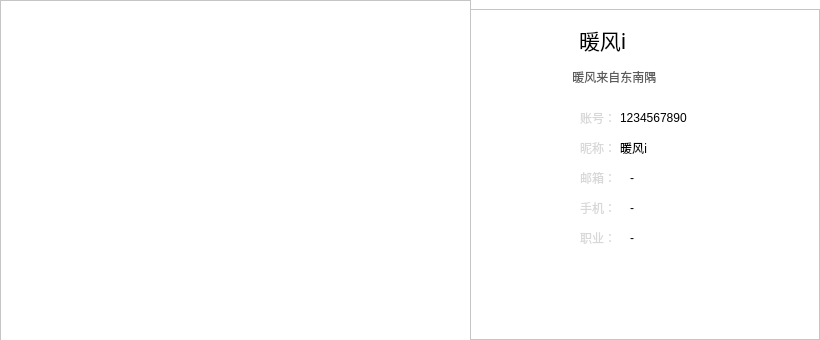
<?xml version="1.0" encoding="UTF-8"?>
<ui version="4.0">
 <class>Info_Card</class>
 <widget class="QDialog" name="Info_Card">
  <property name="geometry">
   <rect>
    <x>0</x>
    <y>0</y>
    <width>820</width>
    <height>340</height>
   </rect>
  </property>
  <property name="windowTitle">
   <string>Dialog</string>
  </property>
  <property name="styleSheet">
   <string notr="true">border-color: rgb(255, 255, 255);
background-color: rgb(255, 255, 255);</string>
  </property>
  <widget class="QListView" name="listView">
   <property name="geometry">
    <rect>
     <x>0</x>
     <y>0</y>
     <width>471</width>
     <height>341</height>
    </rect>
   </property>
   <property name="styleSheet">
    <string notr="true">border-image: url(D:/Platform/Qt/Projects/Project1/build-untitled-Desktop_Qt_5_14_2_MinGW_64_bit-Debug/head.jpg);</string>
   </property>
  </widget>
  <widget class="QLabel" name="label_1">
   <property name="geometry">
    <rect>
     <x>580</x>
     <y>110</y>
     <width>68</width>
     <height>15</height>
    </rect>
   </property>
   <property name="styleSheet">
    <string notr="true">color: rgb(216, 216, 216);
font: 8pt &quot;Adobe Arabic&quot;;

</string>
   </property>
   <property name="text">
    <string>账号：</string>
   </property>
  </widget>
  <widget class="QLabel" name="label_2">
   <property name="geometry">
    <rect>
     <x>580</x>
     <y>140</y>
     <width>68</width>
     <height>15</height>
    </rect>
   </property>
   <property name="styleSheet">
    <string notr="true">color: rgb(216, 216, 216);
font: 8pt &quot;Adobe Arabic&quot;;

</string>
   </property>
   <property name="text">
    <string>昵称：</string>
   </property>
  </widget>
  <widget class="QLabel" name="label_3">
   <property name="geometry">
    <rect>
     <x>580</x>
     <y>170</y>
     <width>68</width>
     <height>15</height>
    </rect>
   </property>
   <property name="styleSheet">
    <string notr="true">color: rgb(216, 216, 216);
font: 8pt &quot;Adobe Arabic&quot;;

</string>
   </property>
   <property name="text">
    <string>邮箱：</string>
   </property>
  </widget>
  <widget class="QLabel" name="label_4">
   <property name="geometry">
    <rect>
     <x>580</x>
     <y>200</y>
     <width>68</width>
     <height>15</height>
    </rect>
   </property>
   <property name="styleSheet">
    <string notr="true">color: rgb(216, 216, 216);
font: 8pt &quot;Adobe Arabic&quot;;

</string>
   </property>
   <property name="text">
    <string>手机：</string>
   </property>
  </widget>
  <widget class="QLabel" name="label_5">
   <property name="geometry">
    <rect>
     <x>580</x>
     <y>230</y>
     <width>68</width>
     <height>15</height>
    </rect>
   </property>
   <property name="styleSheet">
    <string notr="true">color: rgb(216, 216, 216);
font: 8pt &quot;Adobe Arabic&quot;;

</string>
   </property>
   <property name="text">
    <string>职业：</string>
   </property>
  </widget>
  <widget class="QLabel" name="account">
   <property name="geometry">
    <rect>
     <x>620</x>
     <y>110</y>
     <width>151</width>
     <height>16</height>
    </rect>
   </property>
   <property name="styleSheet">
    <string notr="true">color: rgb(0, 0, 0);
font: 9pt &quot;黑体&quot;;</string>
   </property>
   <property name="text">
    <string>1234567890</string>
   </property>
  </widget>
  <widget class="QLabel" name="name">
   <property name="geometry">
    <rect>
     <x>620</x>
     <y>140</y>
     <width>151</width>
     <height>16</height>
    </rect>
   </property>
   <property name="sizePolicy">
    <sizepolicy hsizetype="Expanding" vsizetype="Preferred">
     <horstretch>0</horstretch>
     <verstretch>0</verstretch>
    </sizepolicy>
   </property>
   <property name="font">
    <font>
     <family>黑体</family>
     <pointsize>9</pointsize>
     <weight>50</weight>
     <italic>false</italic>
     <bold>false</bold>
    </font>
   </property>
   <property name="styleSheet">
    <string notr="true">color: rgb(0, 0, 0);
font: 9pt &quot;黑体&quot;;</string>
   </property>
   <property name="text">
    <string>暖风i</string>
   </property>
  </widget>
  <widget class="QLabel" name="email">
   <property name="geometry">
    <rect>
     <x>630</x>
     <y>170</y>
     <width>151</width>
     <height>16</height>
    </rect>
   </property>
   <property name="minimumSize">
    <size>
     <width>151</width>
     <height>16</height>
    </size>
   </property>
   <property name="maximumSize">
    <size>
     <width>181</width>
     <height>16</height>
    </size>
   </property>
   <property name="text">
    <string>-</string>
   </property>
  </widget>
  <widget class="QLabel" name="phone">
   <property name="geometry">
    <rect>
     <x>630</x>
     <y>200</y>
     <width>141</width>
     <height>16</height>
    </rect>
   </property>
   <property name="text">
    <string>-</string>
   </property>
  </widget>
  <widget class="QLabel" name="career">
   <property name="geometry">
    <rect>
     <x>630</x>
     <y>230</y>
     <width>141</width>
     <height>16</height>
    </rect>
   </property>
   <property name="text">
    <string>-</string>
   </property>
  </widget>
  <widget class="QFrame" name="frame">
   <property name="geometry">
    <rect>
     <x>469</x>
     <y>9</y>
     <width>351</width>
     <height>331</height>
    </rect>
   </property>
   <property name="frameShape">
    <enum>QFrame::StyledPanel</enum>
   </property>
   <property name="frameShadow">
    <enum>QFrame::Raised</enum>
   </property>
   <widget class="QLabel" name="sign">
    <property name="geometry">
     <rect>
      <x>100</x>
      <y>60</y>
      <width>241</width>
      <height>16</height>
     </rect>
    </property>
    <property name="minimumSize">
     <size>
      <width>161</width>
      <height>16</height>
     </size>
    </property>
    <property name="maximumSize">
     <size>
      <width>241</width>
      <height>16</height>
     </size>
    </property>
    <property name="styleSheet">
     <string notr="true">
color: rgb(91, 91, 91);
font: 11pt &quot;新宋体&quot;;</string>
    </property>
    <property name="text">
     <string> 暖风来自东南隅</string>
    </property>
   </widget>
   <widget class="QLabel" name="nameBig">
    <property name="geometry">
     <rect>
      <x>110</x>
      <y>10</y>
      <width>201</width>
      <height>41</height>
     </rect>
    </property>
    <property name="minimumSize">
     <size>
      <width>81</width>
      <height>41</height>
     </size>
    </property>
    <property name="maximumSize">
     <size>
      <width>201</width>
      <height>41</height>
     </size>
    </property>
    <property name="font">
     <font>
      <family>微软雅黑</family>
      <pointsize>16</pointsize>
      <weight>9</weight>
      <italic>false</italic>
      <bold>false</bold>
     </font>
    </property>
    <property name="styleSheet">
     <string notr="true">font: 16pt &quot;幼圆&quot;;
font: 75 16pt &quot;微软雅黑&quot;;
color: rgb(0, 0, 0);</string>
    </property>
    <property name="text">
     <string>暖风i</string>
    </property>
   </widget>
  </widget>
  <zorder>frame</zorder>
  <zorder>listView</zorder>
  <zorder>label_1</zorder>
  <zorder>label_2</zorder>
  <zorder>label_3</zorder>
  <zorder>label_4</zorder>
  <zorder>label_5</zorder>
  <zorder>account</zorder>
  <zorder>name</zorder>
  <zorder>email</zorder>
  <zorder>phone</zorder>
  <zorder>career</zorder>
 </widget>
 <resources/>
 <connections/>
</ui>
